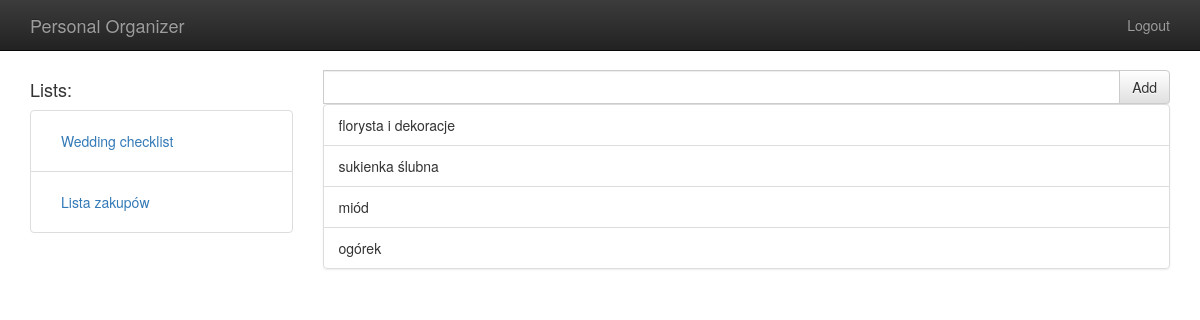
Before: /interface/home (signed in) with the older database file.
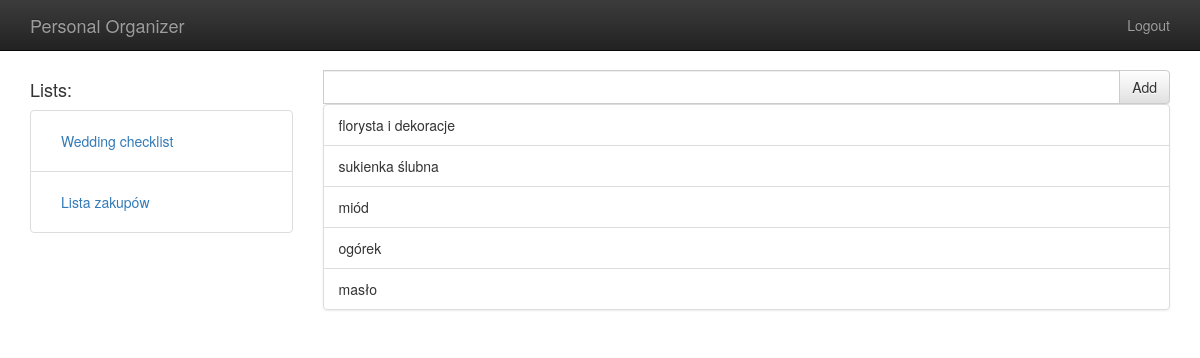
After: the same page with the newer database file.
### website/models.py (models this page shows, shortened)
class List(models.Model):
    user = models.ForeignKey(User, related_name="owner", on_delete=models.CASCADE)
    date = models.DateTimeField(auto_now_add=True)
    date = models.DateTimeField(auto_now=True)
    name = models.CharField(max_length=300, default="your list")

class Item(models.Model):
    text = models.CharField(max_length=300, default="", verbose_name="")
    date = models.DateTimeField(auto_now=True)
    list = models.ForeignKey(List, on_delete=models.CASCADE)
    marked = models.BooleanField(default=True)

### interface/views.py (the view)
# urls.py: 2. Add a URL to urlpatterns:  path('', views.home, name='home')
@login_required
def home(request):
    if request.method == "POST":
        if 'addItem' in request.POST:
            item = Item(
                list_id=1
            )
            form = AddItemForm(instance=item, data=request.POST)
            if form.is_valid():
                form.save()
            form = AddItemForm()
    else:
        form = AddItemForm()
    return  render(request, "interface/home.html",
                   {
                       'items': Item.objects.all(),
                       'lists': List.objects.all(),
                       'addItemForm' : form
                    })

### interface/forms.py
class AddItemForm(ModelForm):
    class Meta:
        model = Item
        exclude = ('date', 'marked', 'list')

### templates/interface/home.html (shortened to what this page needs)
{% extends "base.html" %}
{% load crispy_forms_tags %}
{% block content %}
<div class="row content">
    <div class="col-sm-3 sidenav">
        <h4>Lists:</h4>
        <ul class="nav">
             {% for l in lists %}
            <li class="list-group-item">
                <a href="">{{ l.name }}</a>
            </li>
            {% endfor %}
        </ul>
    </div>
    <div class="col-sm-9">
        <form method="post" action="{% url 'user_page' %}">
            <div class="input-group">
                {{ addItemForm | crispy }}
                <span class="input-group-btn">
                    <button class="btn btn-default" name="addItem" type="submit">Add</button>
                </span>
            </div>
        </form>
        <ul class="list-group">
            {% for i in items %}
            <li class="list-group-item">
                {{i.text}}
            </li>
            {% endfor %}
        </ul>
    </div>
</div>
{% endblock %}

Changed rows visible on the page:
added Item: text "masło"
